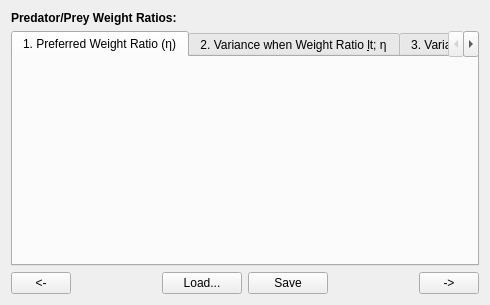
<?xml version="1.0" encoding="UTF-8"?>
<ui version="4.0">
 <class>Form</class>
 <widget class="QWidget" name="Form">
  <property name="geometry">
   <rect>
    <x>0</x>
    <y>0</y>
    <width>490</width>
    <height>305</height>
   </rect>
  </property>
  <property name="sizePolicy">
   <sizepolicy hsizetype="Preferred" vsizetype="Preferred">
    <horstretch>0</horstretch>
    <verstretch>0</verstretch>
   </sizepolicy>
  </property>
  <property name="windowTitle">
   <string>Form</string>
  </property>
  <layout class="QVBoxLayout" name="verticalLayout_4">
   <item>
    <widget class="QLabel" name="label">
     <property name="font">
      <font>
       <weight>75</weight>
       <bold>true</bold>
      </font>
     </property>
     <property name="text">
      <string>Predator/Prey Weight Ratios:</string>
     </property>
    </widget>
   </item>
   <item>
    <widget class="QTabWidget" name="MSCAA_Tab2_RatioTBW">
     <property name="toolTip">
      <string/>
     </property>
     <property name="currentIndex">
      <number>0</number>
     </property>
     <widget class="QWidget" name="tab">
      <attribute name="title">
       <string>1. Preferred Weight Ratio (η)</string>
      </attribute>
      <layout class="QVBoxLayout" name="verticalLayout">
       <item>
        <layout class="QVBoxLayout" name="MSCAA_Tab2_PreferredLT"/>
       </item>
      </layout>
     </widget>
     <widget class="QWidget" name="tab_3">
      <attribute name="title">
       <string>2. Variance when Weight Ratio &lt; η</string>
      </attribute>
      <layout class="QVBoxLayout" name="verticalLayout_2">
       <item>
        <layout class="QVBoxLayout" name="MSCAA_Tab2_VarianceLessThanLT"/>
       </item>
      </layout>
     </widget>
     <widget class="QWidget" name="tab_2">
      <attribute name="title">
       <string>3. Variance when Weight Ratio &gt; η</string>
      </attribute>
      <layout class="QVBoxLayout" name="verticalLayout_3">
       <item>
        <layout class="QVBoxLayout" name="MSCAA_Tab2_VarianceGreaterThanLT"/>
       </item>
      </layout>
     </widget>
    </widget>
   </item>
   <item>
    <layout class="QHBoxLayout" name="horizontalLayout_87">
     <item>
      <widget class="QPushButton" name="MSCAA_Tab2_PrevPB">
       <property name="sizePolicy">
        <sizepolicy hsizetype="Fixed" vsizetype="Fixed">
         <horstretch>0</horstretch>
         <verstretch>0</verstretch>
        </sizepolicy>
       </property>
       <property name="minimumSize">
        <size>
         <width>60</width>
         <height>0</height>
        </size>
       </property>
       <property name="maximumSize">
        <size>
         <width>60</width>
         <height>16777215</height>
        </size>
       </property>
       <property name="toolTip">
        <string>Go to the previous page</string>
       </property>
       <property name="statusTip">
        <string>Go to the previous page</string>
       </property>
       <property name="text">
        <string>&lt;-</string>
       </property>
      </widget>
     </item>
     <item>
      <spacer name="horizontalSpacer_95">
       <property name="orientation">
        <enum>Qt::Horizontal</enum>
       </property>
       <property name="sizeHint" stdset="0">
        <size>
         <width>40</width>
         <height>20</height>
        </size>
       </property>
      </spacer>
     </item>
     <item>
      <widget class="QPushButton" name="MSCAA_Tab2_LoadPB">
       <property name="enabled">
        <bool>true</bool>
       </property>
       <property name="toolTip">
        <string>Load data for above table</string>
       </property>
       <property name="statusTip">
        <string>Load data for above table</string>
       </property>
       <property name="text">
        <string>Load...</string>
       </property>
      </widget>
     </item>
     <item>
      <widget class="QPushButton" name="MSCAA_Tab2_SavePB">
       <property name="enabled">
        <bool>true</bool>
       </property>
       <property name="toolTip">
        <string>Save data from above table</string>
       </property>
       <property name="statusTip">
        <string>Save data from above table</string>
       </property>
       <property name="text">
        <string>Save</string>
       </property>
      </widget>
     </item>
     <item>
      <spacer name="verticalSpacer_42">
       <property name="orientation">
        <enum>Qt::Horizontal</enum>
       </property>
       <property name="sizeType">
        <enum>QSizePolicy::Expanding</enum>
       </property>
       <property name="sizeHint" stdset="0">
        <size>
         <width>48</width>
         <height>20</height>
        </size>
       </property>
      </spacer>
     </item>
     <item>
      <widget class="QPushButton" name="MSCAA_Tab2_NextPB">
       <property name="sizePolicy">
        <sizepolicy hsizetype="Fixed" vsizetype="Fixed">
         <horstretch>0</horstretch>
         <verstretch>0</verstretch>
        </sizepolicy>
       </property>
       <property name="minimumSize">
        <size>
         <width>60</width>
         <height>0</height>
        </size>
       </property>
       <property name="maximumSize">
        <size>
         <width>60</width>
         <height>16777215</height>
        </size>
       </property>
       <property name="toolTip">
        <string>Go to the next page</string>
       </property>
       <property name="statusTip">
        <string>Go to the next page</string>
       </property>
       <property name="text">
        <string>-&gt;</string>
       </property>
      </widget>
     </item>
    </layout>
   </item>
  </layout>
 </widget>
 <resources/>
 <connections/>
</ui>
